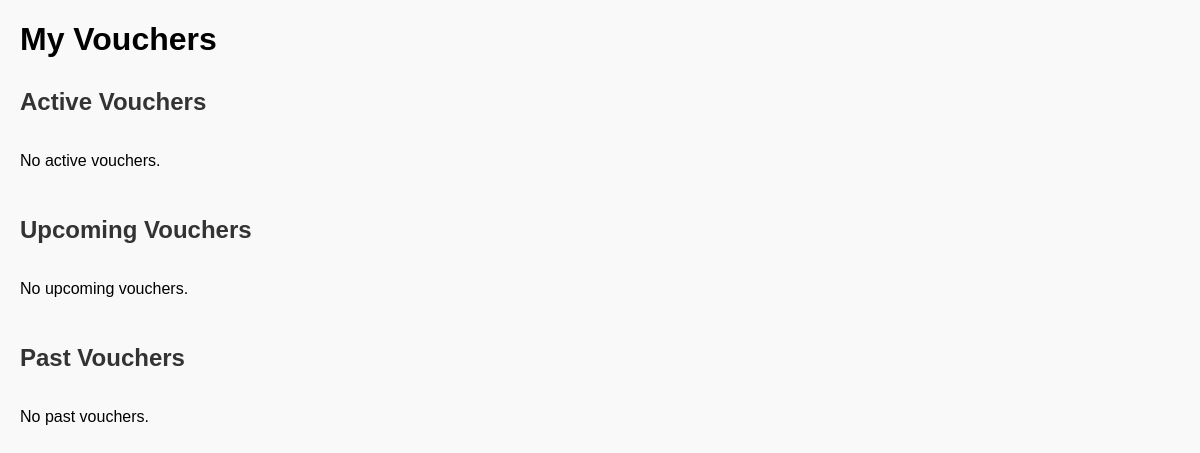
/profile/rewards/vouchers_test.php (signed in), run on an earlier commit of the app's database.
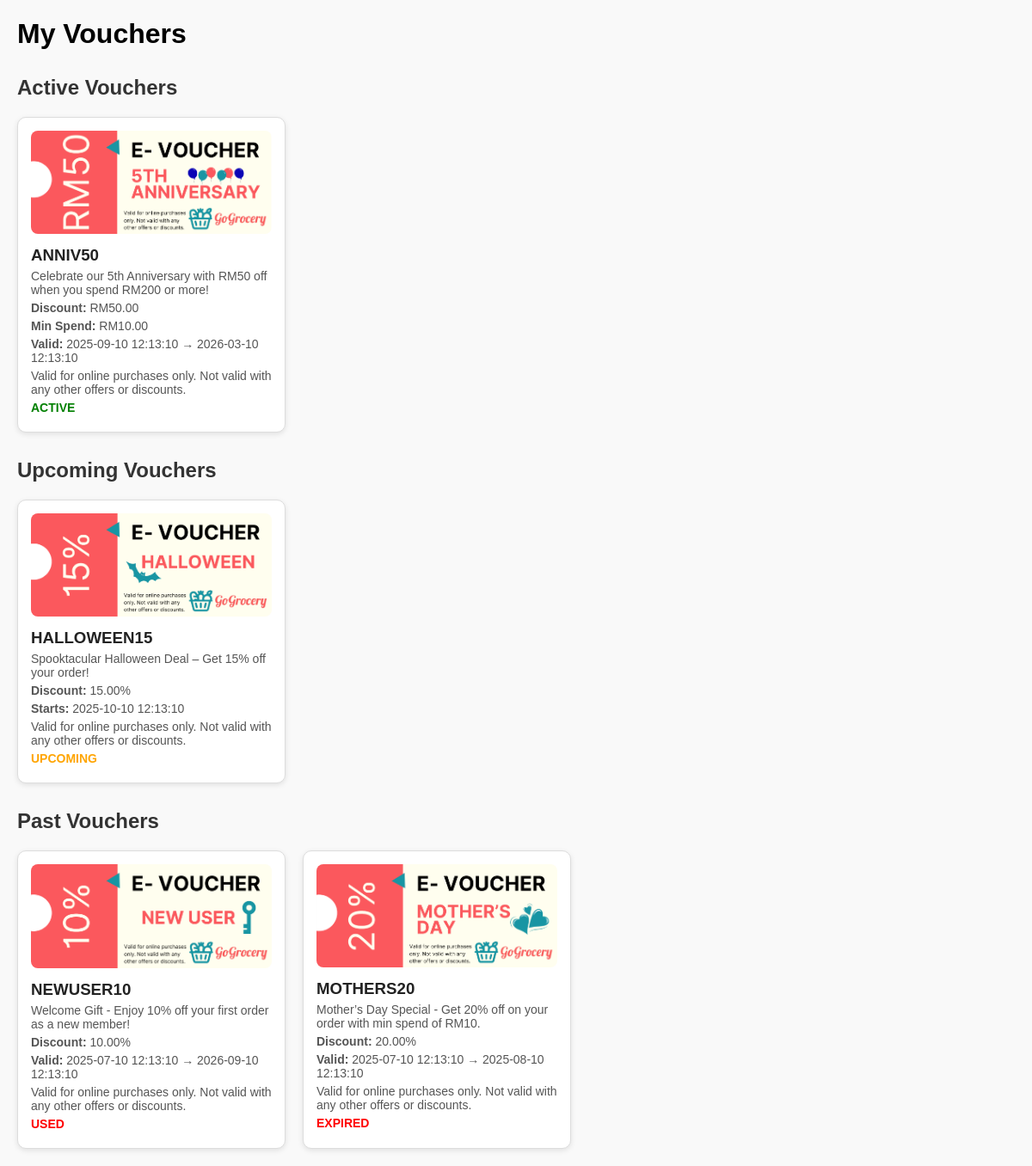
And on a later commit of the database.
### tables this page shows
CREATE TABLE IF NOT EXISTS user_vouchers (
  user_id INT UNSIGNED NOT NULL,
  voucher_id INT UNSIGNED NOT NULL,
  isUsed BOOLEAN NOT NULL DEFAULT FALSE,
  
  PRIMARY KEY (user_id, voucher_id),
  FOREIGN KEY (user_id) REFERENCES users(user_id) ON DELETE CASCADE,
  FOREIGN KEY (voucher_id) REFERENCES vouchers(voucher_id) ON DELETE CASCADE
);

CREATE TABLE IF NOT EXISTS vouchers (
  voucher_id INT UNSIGNED AUTO_INCREMENT PRIMARY KEY,
  voucher_name VARCHAR(100) NOT NULL UNIQUE,   
  description VARCHAR(255) NOT NULL,
  terms_conditions TEXT NOT NULL,             
  voucher_image_url VARCHAR(500) NOT NULL, 
  discount_type ENUM('PERCENT','FIXED') NOT NULL,
  discount_value DECIMAL(10,2) NOT NULL,
  min_subtotal DECIMAL(10,2) DEFAULT 0.00,    
  start_date TIMESTAMP NOT NULL,
  end_date TIMESTAMP NOT NULL,
  all_user_limit INT UNSIGNED DEFAULT NULL,   
  created_at TIMESTAMP NOT NULL DEFAULT CURRENT_TIMESTAMP
);

### profile/rewards/vouchers_test.php (the view, shortened to what this page needs)
<?php
include(__DIR__ . '/../../connect_db.php');
$user_id = $_SESSION['user_id'];
$conn->query("SET time_zone = '+08:00'");
$now = null;
try {
    $nowResult = $conn->query("SELECT NOW() as `current_time`");
    if ($nowResult && $row = $nowResult->fetch_assoc()) {
        $now = $row['current_time'];
    }
} catch (Exception $e) {
}
$sql = "
    SELECT v.*, uv.isUsed
    FROM vouchers v
    LEFT JOIN user_vouchers uv
      ON v.voucher_id = uv.voucher_id AND uv.user_id = ?
    ORDER BY v.start_date DESC
";
$stmt = $conn->prepare($sql);
$stmt->bind_param("i", $user_id);
$stmt->execute();
$result = $stmt->get_result();
$active = [];
$past = [];
$upcoming = [];
while ($voucher = $result->fetch_assoc()) {
    if (!empty($voucher['isUsed']) && $voucher['isUsed'] == 1) {
        $voucher['status'] = "USED";
        $past[] = $voucher;
    } elseif ($voucher['end_date'] < $now) {
        $voucher['status'] = "EXPIRED";
        $past[] = $voucher;
    } elseif ($voucher['start_date'] > $now) {
        $voucher['status'] = "UPCOMING";
        $upcoming[] = $voucher;
    } else {
        $voucher['status'] = "ACTIVE";
        $active[] = $voucher;
    }
}
?>
<!DOCTYPE html>
<html lang="en">
<head>
</head>
<body>
    <h1>My Vouchers</h1>
    <h2>Active Vouchers</h2>
    <div class="voucher-list">
        <?php if (empty($active)) echo "<p>No active vouchers.</p>"; ?>
        <?php foreach ($active as $v): ?>
            <div class="voucher">
                <img src="<?php echo htmlspecialchars($v['voucher_image_url']); ?>" alt="<?php echo htmlspecialchars($v['voucher_name']); ?>">
                <h3><?php echo htmlspecialchars($v['voucher_name']); ?></h3>
                <p><?php echo htmlspecialchars($v['description']); ?></p>
                <p><strong>Discount:</strong>
                   <?php echo $v['discount_type'] == 'PERCENT' ? $v['discount_value'].'%' : 'RM'.$v['discount_value']; ?>
                </p>
                <p><strong>Min Spend:</strong> RM<?php echo $v['min_subtotal']; ?></p>
                <p><strong>Valid:</strong> <?php echo $v['start_date']; ?> → <?php echo $v['end_date']; ?></p>
                <p><?php echo htmlspecialchars($v['terms_conditions']); ?></p>
                <p class="status <?php echo $v['status']; ?>"><?php echo $v['status']; ?></p>
            </div>
        <?php endforeach; ?>
    </div>
    <h2>Upcoming Vouchers</h2>
    <div class="voucher-list">
        <?php if (empty($upcoming)) echo "<p>No upcoming vouchers.</p>"; ?>
        <?php foreach ($upcoming as $v): ?>
            <div class="voucher">
                <img src="<?php echo htmlspecialchars($v['voucher_image_url']); ?>" alt="<?php echo htmlspecialchars($v['voucher_name']); ?>">
                <h3><?php echo htmlspecialchars($v['voucher_name']); ?></h3>
                <p><?php echo htmlspecialchars($v['description']); ?></p>
                <p><strong>Discount:</strong>
                   <?php echo $v['discount_type'] == 'PERCENT' ? $v['discount_value'].'%' : 'RM'.$v['discount_value']; ?>
                </p>
                <p><strong>Starts:</strong> <?php echo $v['start_date']; ?></p>
                <p><?php echo htmlspecialchars($v['terms_conditions']); ?></p>
                <p class="status <?php echo $v['status']; ?>"><?php echo $v['status']; ?></p>
            </div>
        <?php endforeach; ?>
    </div>
    <h2>Past Vouchers</h2>
    <div class="voucher-list">
        <?php if (empty($past)) echo "<p>No past vouchers.</p>"; ?>
        <?php foreach ($past as $v): ?>
            <div class="voucher">
                <img src="<?php echo htmlspecialchars($v['voucher_image_url']); ?>" alt="<?php echo htmlspecialchars($v['voucher_name']); ?>">
                <h3><?php echo htmlspecialchars($v['voucher_name']); ?></h3>
                <p><?php echo htmlspecialchars($v['description']); ?></p>
                <p><strong>Discount:</strong>
                   <?php echo $v['discount_type'] == 'PERCENT' ? $v['discount_value'].'%' : 'RM'.$v['discount_value']; ?>
                </p>
                <p><strong>Valid:</strong> <?php echo $v['start_date']; ?> → <?php echo $v['end_date']; ?></p>
                <p><?php echo htmlspecialchars($v['terms_conditions']); ?></p>
                <p class="status <?php echo $v['status']; ?>"><?php echo $v['status']; ?></p>
            </div>
        <?php endforeach; ?>
    </div>
</body>
</html>

### profile/rewards/vouchers_test.php (style rules this page uses)
body { font-family: Arial, sans-serif; margin: 20px; background: #f9f9f9; }
h2 { margin-top: 30px; color: #333; }
.voucher-list { display: flex; flex-wrap: wrap; gap: 20px; }
.voucher { background: white; border: 1px solid #ddd; border-radius: 10px; padding: 15px; width: 280px; box-shadow: 0 2px 6px rgba(0,0,0,0.1); }
.voucher img { max-width: 100%; border-radius: 8px; margin-bottom: 10px; }
.voucher h3 { margin: 0; color: #222; }
.voucher p { margin: 5px 0; font-size: 14px; color: #555; }
.status { font-weight: bold; margin-top: 8px; }
.status.ACTIVE { color: green; }
.status.EXPIRED, .status.USED { color: red; }
.status.UPCOMING { color: orange; }

What changed in the data, as far as the page shows it:
now on this page (row unchanged): user_vouchers: voucher.voucher_image_url (picture), voucher.voucher_name "ANNIV50", voucher.description "Celebrate our 5th Anniversary with RM50 off when you spend RM200 or more!", voucher.discount_value "50.00", voucher.min_subtotal "10.00", voucher.start_date "2025-09-10 12:13:10", voucher.end_date "2026-03-10 12:13:10", voucher.terms_conditions "Valid for online purchases only. Not valid with any other offers or discounts.", status "ACTIVE", shown under "Active Vouchers"
added vouchers: voucher_image_url (picture), voucher_name "HALLOWEEN15", description "Spooktacular Halloween Deal – Get 15% off your order!", discount_value "15.00", start_date "2025-10-10 12:13:10", terms_conditions "Valid for online purchases only. Not valid with any other offers or discounts.", status "UPCOMING"
now on this page (row unchanged): user_vouchers: voucher.voucher_image_url (picture), voucher.voucher_name "NEWUSER10", voucher.description "Welcome Gift - Enjoy 10% off your first order as a new member!", voucher.discount_value "10.00", voucher.start_date "2025-07-10 12:13:10", voucher.end_date "2026-09-10 12:13:10", voucher.terms_conditions "Valid for online purchases only. Not valid with any other offers or discounts.", status "USED", shown under "Past Vouchers"
added vouchers: voucher_image_url (picture), voucher_name "MOTHERS20", description "Mother’s Day Special - Get 20% off on your order with min spend of RM10.", discount_value "20.00", start_date "2025-07-10 12:13:10", end_date "2025-08-10 12:13:10", terms_conditions "Valid for online purchases only. Not valid with any other offers or discounts.", status "EXPIRED"
Also different on the page:
text no longer shown: "No active vouchers. No upcoming vouchers. No past vouchers."
